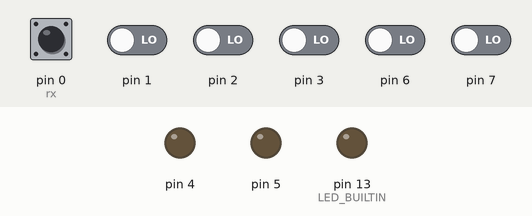
Recording of a sketch running on a simulated Arduino Uno, built with avr-gcc and run on an emulated ATmega328P. Parts: output pins drawn as LEDs (lit = HIGH). Dashed ring = blinking. The test bench sets the inputs (shaded band); at power-on: pin 0 (rx) HIGH, pin 1–3, pin 6, pin 7 LOW.

Above: at 1.2 s.
1.3 s: pin 0 (rx) pulled LOW for 0.15 s
At 1.6 s:
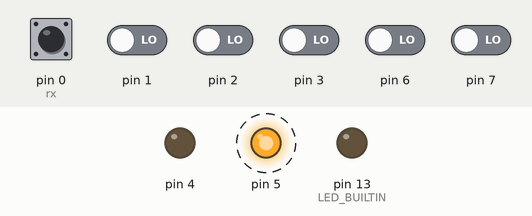
Timing chart, 0 to 10.4 s (numbered marks = the images above; inputs shaded):
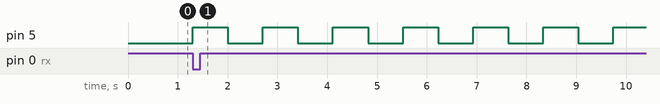

Measured:
- after the input at 1.3 s, pin 5: alternates HIGH for 0.70 s and LOW for 0.70 s, starting at once

The sketch:

Midi.ino
```cpp
#include "Midi.h"

uint8_t rx=0;
Midi instance(0);
volatile uint8_t *_port_port;
uint8_t _port;
bool global_bool = false;

void setup() {
  pinMode(LED_BUILTIN, OUTPUT);
  digitalWrite(LED_BUILTIN, LOW);
  while(instance.begin(9600)){};
  instance.blinking=false;
  _port = digitalPinToPort(rx);
  _port_port=portInputRegister(_port);
}

void loop() {
   //Serial.println(instance.rx_read_pin());
}
```

Midi.h
```cpp
#ifndef Midi_h
#define Midi_h
#include <inttypes.h>


#ifndef _SS_MAX_RX_BUFF
#define _SS_MAX_RX_BUFF 64 // RX buffer size
#endif

class Midi{
    private:
        uint8_t _receivePin;
        uint8_t port;
        uint16_t _bit_time;
        uint16_t _bit_delay;
        uint16_t _bit_centre;
        uint8_t _receiveBitMask;
        volatile uint8_t *_receivePortRegister;
        volatile uint8_t *pcint_maskreg;
        static Midi *object;
        void set_Rx(uint8_t receive);

    public:
        bool blinking=false;
        uint8_t pcint_maskvalue;
        Midi(uint8_t receivePin);
        static uint8_t index;
        bool begin(long speed);
        void buffer();
        void Interrupt_handler(bool enable);
        static inline void recv();
        static void user_interrupt();
        uint8_t rx_read_pin();
        static uint8_t _buffer[_SS_MAX_RX_BUFF];
};

#endif
```

Midi_cpp.cpp
```cpp
#include <Arduino.h>
#include "Midi.h"

Midi *Midi::object=0;
uint8_t Midi::_buffer[_SS_MAX_RX_BUFF];
uint8_t Midi::index=0;

bool Midi::begin(long speed){
    object=this;
    _bit_time = (F_CPU/speed)/4;
    _bit_delay =  _bit_time - (30/4);
    _bit_centre = _bit_time/2;
    pinMode(4, OUTPUT);
    digitalWrite(4, LOW);
    pinMode(5, OUTPUT);
    digitalWrite(5, LOW);
    blinking=false;
    return 0;
};

Midi::Midi(uint8_t receivePin){
    _receivePin = receivePin;
    set_Rx(_receivePin);
};

void Midi::set_Rx(uint8_t rx){
    // returns depending on rx; PD(pins 0-7), PB(pins 8-13) or PC(pins 14-19)
    port = digitalPinToPort(rx);
    pinMode(rx, INPUT);
    digitalWrite(rx, HIGH);
    //  Gives the adress of the where the binary data of ports PB, PC or PD
    //are respectively. This is flash memory I beleive
    _receivePortRegister = portInputRegister(port);
    //Pin to mask, i.e pin 3 => 0b00000100
    _receiveBitMask = digitalPinToBitMask(rx);
    pcint_maskreg = digitalPinToPCMSK(_receivePin);
    pcint_maskvalue = _BV(digitalPinToPCMSKbit(rx));
    *digitalPinToPCICR((int8_t)rx) |= _BV(digitalPinToPCICRbit(rx));
    Interrupt_handler(true);
};

inline void  Midi::recv(){
    //Since interrupts need to be statically defined or something,
    //as in before any code executes, this is the intermediary.
    //object is a static pointer of type object, so it holds the address
    //of some Midi type object.
    if(object){
      //You get the error, "Midi::buffer cannot be called without object" if this
      //line was just 'buffer();'
      object->buffer();
    }
};

void Midi::buffer(){
    if(rx_read_pin()){
      /*while(true){
        digitalWrite(4, LOW);
        delay(100000);
        digitalWrite(4, HIGH);
        delay(100000);
        digitalWrite(4, LOW);
        delay(50000);
        digitalWrite(4, HIGH);
        delay(50000);
        digitalWrite(4, LOW);
        delay(50000);
        digitalWrite(4, HIGH);
        delay(50000);
      }*/
      return;
    }
    //disable interrupt while reading data
    Interrupt_handler(false);
    _delay_loop_2(_bit_centre);
    if(index<_SS_MAX_RX_BUFF-8){
      for(int i=8; i>0;i--){
        _delay_loop_2(_bit_delay);
        if(rx_read_pin()){
          _buffer[index] = 1;
          digitalWrite(4, HIGH);
        }else{
          _buffer[index] = 0;
          digitalWrite(4, LOW);
        }
        //digitalWrite(4, _buffer[index]);
        index++;
      }
    } else{
      return;
    }
    //use _delay_loop_2(), timer that has counter up to 65536.
    //Each iteration is 4 cycles of F_CPU
    digitalWrite(4, LOW);
    for(int i=0; i<8; i++){
      digitalWrite(5, HIGH);
      if(_buffer[i]){
        digitalWrite(4, HIGH);
      } else{
        digitalWrite(4, LOW);
      }
      delay(150000);
      digitalWrite(5, LOW);
      digitalWrite(4, LOW);
      delay(150000);
    }
    Interrupt_handler(true);
};


void Midi::Interrupt_handler(bool enable){
    if(enable){
      *pcint_maskreg |= pcint_maskvalue;
    } else{
      *pcint_maskreg &= ~pcint_maskvalue;
    }
};

uint8_t Midi::rx_read_pin(){
  return *_receivePortRegister & _receiveBitMask;
};


#if defined(PCINT0_vect)
ISR(PCINT0_vect)
{
  Midi::recv();
}
#endif

#if defined(PCINT1_vect)
ISR(PCINT1_vect, ISR_ALIASOF(PCINT0_vect));
#endif

#if defined(PCINT2_vect)
ISR(PCINT2_vect, ISR_ALIASOF(PCINT0_vect));
#endif

#if defined(PCINT3_vect)
ISR(PCINT3_vect, ISR_ALIASOF(PCINT0_vect));
#endif
```
